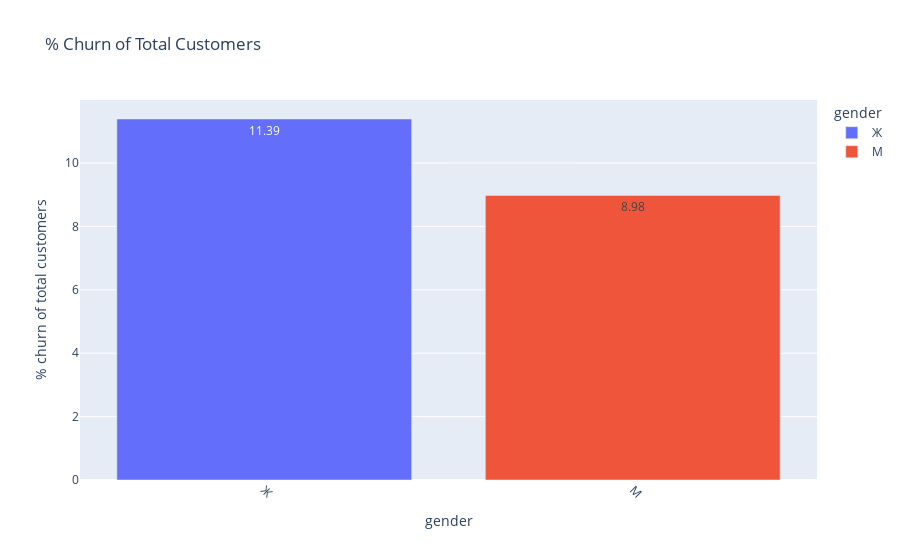

Source (notebook cell):
### Markdown cell above
We can see that the outflow in Yaroslavl and Rybinsk is almost the same at 16%, but the leader is Rostov the Great - 32%.

### Code cell
#let's group by customer gender and look at the outflow

churned_gender = data.groupby('gender').count()['churn'].reset_index().set_index('gender');

churned_by_gender = data.query('churn == 1').groupby('gender').count()['churn'].reset_index().set_index('gender')

display(churned_by_gender)

gender_churn_perc = (churned_by_gender/len(data['churn'])*100).round(2)

gender_churn_perc.columns=['% churn of total customers']

display(gender_churn_perc)

gender_churn_perc1 = (churned_by_gender/churned_gender*100).round(2)

gender_churn_perc1.columns=['% churn within each customer group']

display(gender_churn_perc1)

fig = px.bar(
            gender_churn_perc.reset_index(), x='gender', y='% churn of total customers', color='gender', text = '% churn of total customers',
            title='% Churn of Total Customers'
        )

fig.update_xaxes(tickangle=45)
fig.show()

### Figure 1 — Plotly figure (JSON) as saved in the notebook; plotly's stock layout.template omitted (floating-point values rounded to 4 significant figures)
{"data": [{"alignmentgroup": "True", "hovertemplate": "gender=%{x}<br>% churn of total customers=%{text}<extra></extra>", "legendgroup": "Ж", "marker": {"color": "#636efa", "pattern": {"shape": ""}}, "name": "Ж", "offsetgroup": "Ж", "orientation": "v", "showlegend": true, "text": [11.39], "textposition": "auto", "type": "bar", "x": ["Ж"], "xaxis": "x", "y": [11.39], "yaxis": "y"}, {"alignmentgroup": "True", "hovertemplate": "gender=%{x}<br>% churn of total customers=%{text}<extra></extra>", "legendgroup": "М", "marker": {"color": "#EF553B", "pattern": {"shape": ""}}, "name": "М", "offsetgroup": "М", "orientation": "v", "showlegend": true, "text": [8.98], "textposition": "auto", "type": "bar", "x": ["М"], "xaxis": "x", "y": [8.98], "yaxis": "y"}], "layout": {"barmode": "relative", "legend": {"title": {"text": "gender"}, "tracegroupgap": 0}, "title": {"text": "% Churn of Total Customers"}, "xaxis": {"anchor": "y", "categoryarray": ["Ж", "М"], "categoryorder": "array", "domain": [0, 1], "tickangle": 45, "title": {"text": "gender"}}, "yaxis": {"anchor": "x", "domain": [0, 1], "title": {"text": "% churn of total customers"}}}}
